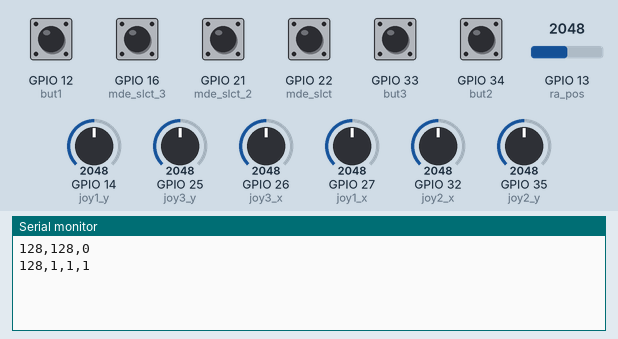
This sketch was run on a simulated ESP32. Parts: the last lines printed to the serial monitor. Inputs (shaded band) come from the test bench; at power-on: GPIO 16 (mde_slct_3), GPIO 21 (mde_slct_2), GPIO 22 (mde_slct) HIGH, GPIO 12 (but1), GPIO 33 (but3), GPIO 34 (but2) LOW, GPIO 13 (ra_pos) = 2048, GPIO 14 (joy1_y) = 2048, GPIO 26 (joy3_x) = 2048, GPIO 25 (joy3_y) = 2048, GPIO 27 (joy1_x) = 2048, GPIO 32 (joy2_x) = 2048, GPIO 35 (joy2_y) = 2048. No radio packets arrive unless stated.

Above: at 1.2 s.
1.3 s: GPIO 13 (ra_pos) set to 2866
2.8 s: GPIO 14 (joy1_y) set to 2866
4.3 s: GPIO 26 (joy3_x) set to 2866
5.8 s: GPIO 25 (joy3_y) set to 2866
7.3 s: GPIO 27 (joy1_x) set to 2866
8.8 s: GPIO 32 (joy2_x) set to 1228
At 9.07 s:
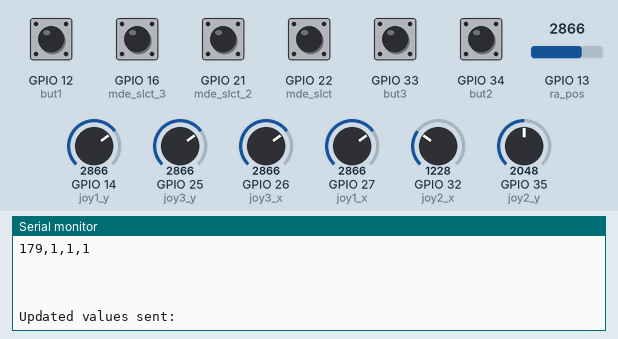
At 9.69 s:
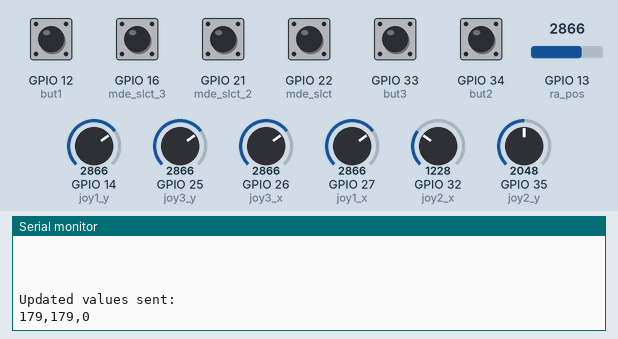
Timing chart, 0 to 11.3 s (numbered marks = the images above; inputs shaded):
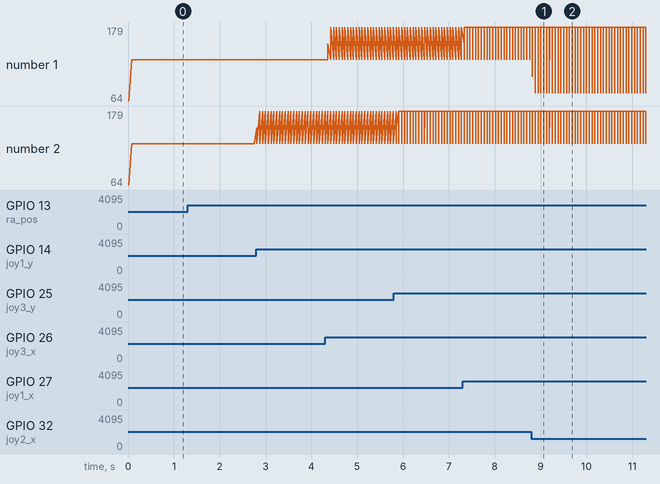

The sketch:

controller_v3.ino
```cpp
//#################################
//#################################

//LoRa library by Sandeep Mistry

//transmitter code

#include <SPI.h>
#include <LoRa.h>

// Pin definitions for LoRa SX1278
#define ss 5          // Slave Select (NSS)
#define rst 2        // Reset
#define dio0 4       // Digital I/O 0


#define joy1_x 27
#define joy1_y 14
#define but1 12

#define joy2_x 32
#define joy2_y 35
#define but2 34

#define joy3_x 26
#define joy3_y 25
#define but3 33

#define ra_pos 13
#define mde_slct 22
#define mde_slct_2 21
#define mde_slct_3 16

// #define t_LED 27
// #define r_LED 14
// #define s_LED 12


void setup() {

  //initializing pins
  // Joystick 1
  pinMode(joy1_x, INPUT);
  pinMode(joy1_y, INPUT);
  pinMode(but1, INPUT);

  // Joystick 2
  pinMode(joy2_x, INPUT);
  pinMode(joy2_y, INPUT);
  pinMode(but2, INPUT);

  //joystick 3
  pinMode(joy3_x, INPUT);
  pinMode(joy3_y, INPUT);
  pinMode(but3, INPUT);

  //slide switches
  pinMode(ra_pos, INPUT);
  pinMode(mde_slct, INPUT);
  pinMode(mde_slct_2, INPUT);
  pinMode(mde_slct_3, INPUT);

  Serial.begin(115200);
  Serial.println("begin");
  while (!Serial);

  Serial.println("LoRa Transmitter Setup");

  // Configure LoRa module
  LoRa.setPins(ss, rst, dio0);

  if (!LoRa.begin(433E6)) { // Set frequency to 433 MHz
    Serial.println("Starting LoRa failed! Check connections and power supply.");
    while (1);
  }

  Serial.println("LoRa initialization successful!");
}

uint8_t joystick1_x;
uint8_t joystick1_y;
uint8_t button1;

uint8_t joystick2_x;
uint8_t joystick2_y;
uint8_t button2;

uint8_t joystick3_x;
uint8_t joystick3_y;
uint8_t button3;

uint8_t robotic_arm_position;
uint8_t mode_select;
uint8_t mode_select_2;
uint8_t mode_select_3;

const uint8_t joystick_idle_min = 96; // Minimum idle value
const uint8_t joystick_idle_max = 160; // Maximum idle value

unsigned long last_active_time = 0; // Tracks the last time activity was detected
const unsigned long idle_timeout = 50; // Delay time in milliseconds

uint8_t payload[13];

#define BUFFER_SIZE 2

uint8_t joystick1_x_buffer[BUFFER_SIZE] = {0};
uint8_t joystick1_y_buffer[BUFFER_SIZE] = {0};
uint8_t button1_buffer[BUFFER_SIZE] = {1};

uint8_t joystick2_x_buffer[BUFFER_SIZE] = {0};
uint8_t joystick2_y_buffer[BUFFER_SIZE] = {0};
uint8_t button2_buffer[BUFFER_SIZE] = {1};

uint8_t joystick3_x_buffer[BUFFER_SIZE] = {0};
uint8_t joystick3_y_buffer[BUFFER_SIZE] = {0};
uint8_t button3_buffer[BUFFER_SIZE] = {1};

uint8_t robotic_arm_position_buffer[BUFFER_SIZE] = {0};
uint8_t mode_select_buffer[BUFFER_SIZE] = {0};
uint8_t mode_select_2_buffer[BUFFER_SIZE] = {0};
uint8_t mode_select_3_buffer[BUFFER_SIZE] = {0};

int buffer_index = 0;

uint8_t joystick_movingAverage(uint8_t *buffer, uint8_t new_value) {
  buffer[buffer_index] = new_value;

  int sum = 0;
  for (int i = 0; i < BUFFER_SIZE; i++) {
    sum += buffer[i];
    // Serial.print(buffer[i]);
    // Serial.print(" ");
  }
  // Serial.print(" = ");
  // Serial.print(sum);
  // Serial.println();

  return sum / BUFFER_SIZE;
}

uint8_t button_movingAverage(uint8_t *buffer, uint8_t new_value) {
  buffer[buffer_index] = new_value;

  float sum = 0;
  for (int i = 0; i < BUFFER_SIZE; i++) {
    sum += buffer[i];
    sum += buffer[i];
    // Serial.print(buffer[i]);
    // Serial.print(" ");
  }

  // Serial.print(" = ");
  // Serial.print(sum);
  // Serial.println();

  sum / BUFFER_SIZE;
  uint8_t button_state = (sum >= 0.5) ? 1 : 0;
  return button_state;
}

void loop() {

  //buffer index cycle
  buffer_index++;
  if (buffer_index >= BUFFER_SIZE) {
    buffer_index = 0;
  }

  // Joystick 1
  joystick1_x = analogRead(joy1_x) >> 4;
  joystick1_y = analogRead(joy1_y) >> 4;
  button1 = digitalRead(but1);

  // Joystick 2
  joystick2_x = analogRead(joy2_x) >> 4;
  joystick2_y = analogRead(joy2_y) >> 4;
  button2 = digitalRead(but2);

  //joystick 3
  joystick3_x = analogRead(joy3_x) >> 4;
  joystick3_y = analogRead(joy3_y) >> 4;
  button3 = digitalRead(but3);

  robotic_arm_position = analogRead(ra_pos) >> 4;
  mode_select = digitalRead(mde_slct);
  mode_select_2 = digitalRead(mde_slct_2);
  mode_select_3 = digitalRead(mde_slct_3);

  //applying average

  // Joystick 1
  //Serial.println("j1 avg");
  joystick1_x = joystick_movingAverage(joystick1_x_buffer, joystick1_x);
  joystick1_y = joystick_movingAverage(joystick1_y_buffer, joystick1_y);
  button1 = button_movingAverage(button1_buffer, button1);

  //Serial.println("j2 avg");
  // Joystick 2
  joystick2_x = joystick_movingAverage(joystick2_x_buffer, joystick2_x);
  joystick2_y = joystick_movingAverage(joystick2_y_buffer, joystick2_y);
  button2 = button_movingAverage(button2_buffer, button2);

  //Serial.println("j3 avg");
  //joystick 3
  joystick3_x = joystick_movingAverage(joystick3_x_buffer, joystick3_x);
  joystick3_y = joystick_movingAverage(joystick3_y_buffer, joystick3_y);
  button3 = button_movingAverage(button3_buffer, button3);

  //Serial.println("others avg");
  //robotic_arm_position = joystick_movingAverage(robotic_arm_position_buffer, robotic_arm_position);
  mode_select = button_movingAverage(mode_select_buffer, mode_select);
  mode_select_2 = button_movingAverage(mode_select_2_buffer, mode_select_2);
  mode_select_3 = button_movingAverage(mode_select_3_buffer, mode_select_3);


    // Check for significant changes
  bool joysticks_idle_now =
      (joystick1_x >= joystick_idle_min && joystick1_x <= joystick_idle_max) &&
      (joystick1_y >= joystick_idle_min && joystick1_y <= joystick_idle_max) &&
      (joystick2_x >= joystick_idle_min && joystick2_x <= joystick_idle_max) &&
      (joystick2_y >= joystick_idle_min && joystick2_y <= joystick_idle_max) &&
      (joystick3_x >= joystick_idle_min && joystick3_x <= joystick_idle_max) &&
      (joystick3_y >= joystick_idle_min && joystick3_y <= joystick_idle_max);

  bool buttons_and_slides_idle_now =
      (button1 == 1) && (button2 == 1) && (button3 == 1) &&
      (robotic_arm_position == 0) && (mode_select == 0) && (mode_select_2 == 0) && (mode_select_3 == 0);

  // Only send data if there's a change

  if (!joysticks_idle_now || !buttons_and_slides_idle_now) {
    last_active_time = millis(); // Update the last activity timestamp
  }

  if (millis() - last_active_time < idle_timeout) {

    assignToPayload(payload);
    printValues();

    LoRa.beginPacket();
    LoRa.write(payload, sizeof(payload));
    LoRa.endPacket();

    Serial.println("Updated values sent: ");
  }
}

void assignToPayload(uint8_t payload[13]) {
  payload[0] = joystick1_x;
  payload[1] = joystick1_y;
  payload[2] = button1;

  payload[3] = joystick2_x;
  payload[4] = joystick2_y;
  payload[5] = button2;

  payload[6] = joystick3_x;
  payload[7] = joystick3_y;
  payload[8] = button3;

  payload[9] = robotic_arm_position;
  payload[10] = mode_select;
  payload[11] = mode_select_2;
  payload[12] = mode_select_3;
}

void printValues() {
  Serial.print(joystick1_x); Serial.print(","); Serial.print(joystick1_y); Serial.print(","); Serial.print(button1); Serial.println("  ");
  Serial.print(joystick2_x); Serial.print(","); Serial.print(joystick2_y); Serial.print(","); Serial.print(button2); Serial.println("  ");
  Serial.print(joystick3_x); Serial.print(","); Serial.print(joystick3_y); Serial.print(","); Serial.print(button3); Serial.println("  ");
  Serial.print(robotic_arm_position); Serial.print(","); Serial.print(mode_select); Serial.print(","); Serial.print(mode_select_2); Serial.print(","); Serial.print(mode_select_3); Serial.println("  ");

  Serial.println("  ");
  Serial.println("  ");
  Serial.println("  ");
}
```

Measured:
- after the input at 8.8 s, the serial monitor: prints a new line at once (image 1)
